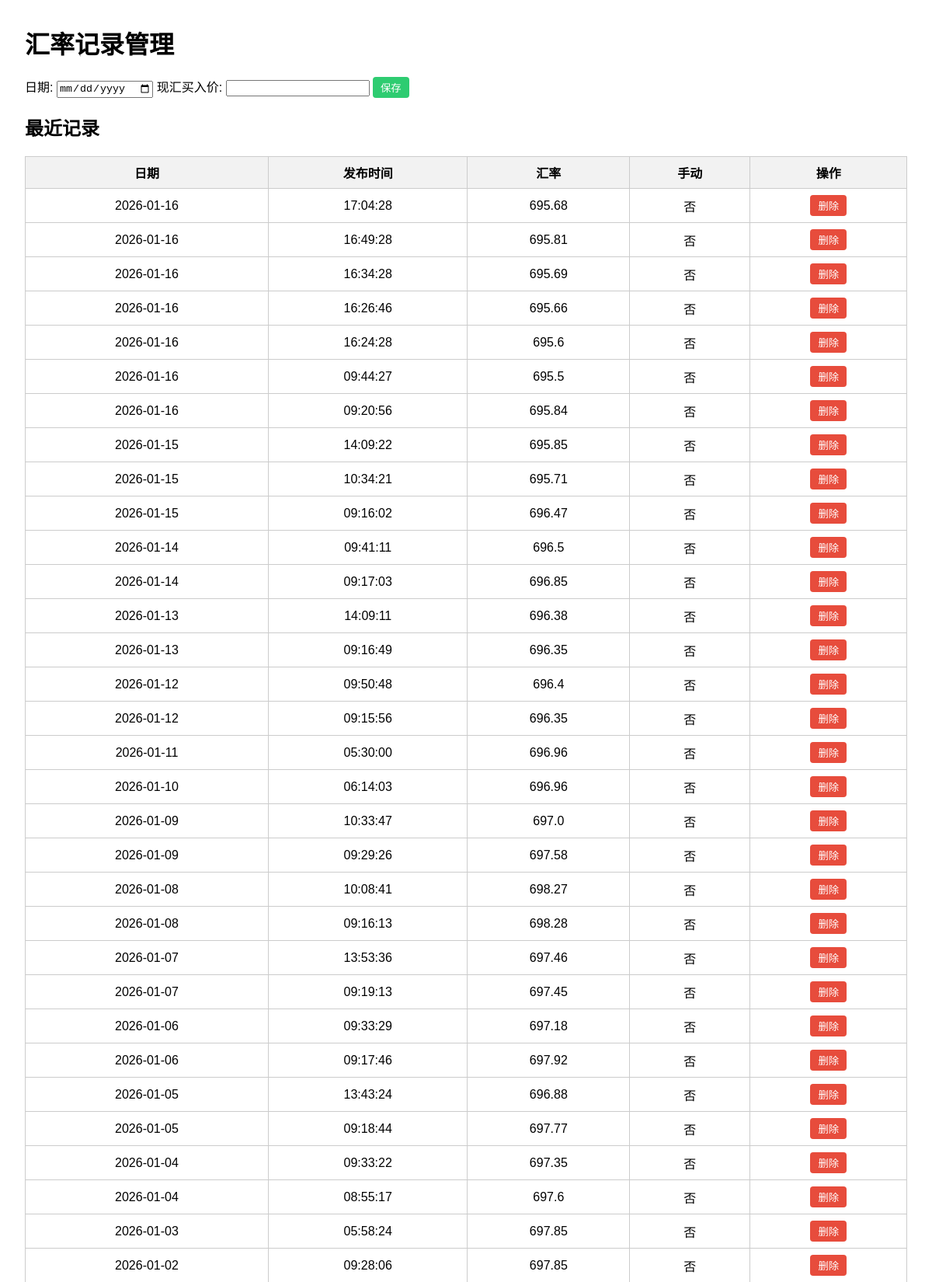
The page /admin (upper part) on the database its author committed.
### tables this page shows
CREATE TABLE rates (
    id INTEGER PRIMARY KEY AUTOINCREMENT,
    date TEXT,
    pub_time TEXT,
    rate REAL,
    manual_flag INTEGER DEFAULT 0
);

### app.py (the view)
@app.route('/admin')
def admin():
    conn = get_db_connection()
    rows = conn.execute('SELECT * FROM rates ORDER BY date DESC, pub_time DESC LIMIT 200').fetchall()
    conn.close()
    return render_template('admin.html', rows=rows)

### app.py (called while the page is built)
def get_db_connection():
    conn = sqlite3.connect(app.config['DB_PATH'])
    conn.row_factory = sqlite3.Row
    return conn

### templates/admin.html (shortened to what this page needs)
<!DOCTYPE html>
<html lang="zh-CN">
<head>
</head>
<body>
  <h1>汇率记录管理</h1>
  <form method="post" action="/admin/add">
    <label>
      日期:
      <input type="date" name="date" required>
    </label>
    <label>
      现汇买入价:
      <input type="number" step="0.0001" name="rate" required>
    </label>
    <button type="submit" style="background-color:#2ecc71;">保存</button>
  </form>
  <h2>最近记录</h2>
  <table>
    <thead>
      <tr>
        <th>日期</th>
        <th>发布时间</th>
        <th>汇率</th>
        <th>手动</th>
        <th>操作</th>
      </tr>
    </thead>
    <tbody>
      {% for id, d, pt, r, m in rows %}
      <tr>
        <td>{{ d }}</td>
        <td>{{ pt if pt else '—' }}</td>
        <td>{{ r }}</td>
        <td>{{ '是' if m else '否' }}</td>
        <td>
          <form action="/admin/delete/{{ id }}" method="post" class="inline-form">
            <button type="submit" onclick="return confirm('确认删除这条记录吗？')">删除</button>
          </form>
        </td>
      </tr>
      {% endfor %}
    </tbody>
  </table>
</body>
</html>

### templates/admin.html (style rules this page uses)
body { font-family: Arial, sans-serif; margin: 2em; }
table { border-collapse: collapse; width: 100%; }
th, td { border: 1px solid #ccc; padding: 8px; text-align: center; }
th { background-color: #f2f2f2; }
form { margin-bottom: 1em; }
.inline-form { display: inline; }
button { padding: 4px 10px; border: none; border-radius: 4px; background-color: #e74c3c; color: white; cursor: pointer; }

### rows shown on the page
rates: date "2026-01-16", pub_time "17:04:28", rate "695.68", manual_flag "否"
rates: date "2026-01-16", pub_time "16:49:28", rate "695.81", manual_flag "否"
rates: date "2026-01-16", pub_time "16:34:28", rate "695.69", manual_flag "否"
rates: date "2026-01-16", pub_time "16:26:46", rate "695.66", manual_flag "否"
rates: date "2026-01-16", pub_time "16:24:28", rate "695.6", manual_flag "否"
rates: date "2026-01-16", pub_time "09:44:27", rate "695.5", manual_flag "否"
rates: date "2026-01-16", pub_time "09:20:56", rate "695.84", manual_flag "否"
rates: date "2026-01-15", pub_time "14:09:22", rate "695.85", manual_flag "否"
rates: date "2026-01-15", pub_time "10:34:21", rate "695.71", manual_flag "否"
rates: date "2026-01-15", pub_time "09:16:02", rate "696.47", manual_flag "否"
rates: date "2026-01-14", pub_time "09:41:11", rate "696.5", manual_flag "否"
rates: date "2026-01-14", pub_time "09:17:03", rate "696.85", manual_flag "否"
rates: date "2026-01-13", pub_time "14:09:11", rate "696.38", manual_flag "否"
rates: date "2026-01-13", pub_time "09:16:49", rate "696.35", manual_flag "否"
rates: date "2026-01-12", pub_time "09:50:48", rate "696.4", manual_flag "否"
rates: date "2026-01-12", pub_time "09:15:56", rate "696.35", manual_flag "否"
rates: date "2026-01-11", pub_time "05:30:00", rate "696.96", manual_flag "否"
rates: date "2026-01-10", pub_time "06:14:03", rate "696.96", manual_flag "否"
rates: date "2026-01-09", pub_time "10:33:47", rate "697.0", manual_flag "否"
rates: date "2026-01-09", pub_time "09:29:26", rate "697.58", manual_flag "否"
rates: date "2026-01-08", pub_time "10:08:41", rate "698.27", manual_flag "否"
rates: date "2026-01-08", pub_time "09:16:13", rate "698.28", manual_flag "否"
rates: date "2026-01-07", pub_time "13:53:36", rate "697.46", manual_flag "否"
rates: date "2026-01-07", pub_time "09:19:13", rate "697.45", manual_flag "否"
rates: date "2026-01-06", pub_time "09:33:29", rate "697.18", manual_flag "否"
rates: date "2026-01-06", pub_time "09:17:46", rate "697.92", manual_flag "否"
rates: date "2026-01-05", pub_time "13:43:24", rate "696.88", manual_flag "否"
rates: date "2026-01-05", pub_time "09:18:44", rate "697.77", manual_flag "否"
rates: date "2026-01-04", pub_time "09:33:22", rate "697.35", manual_flag "否"
rates: date "2026-01-04", pub_time "08:55:17", rate "697.6", manual_flag "否"
rates: date "2026-01-03", pub_time "05:58:24", rate "697.85", manual_flag "否"
rates: date "2026-01-02", pub_time "09:28:06", rate "697.85", manual_flag "否"
